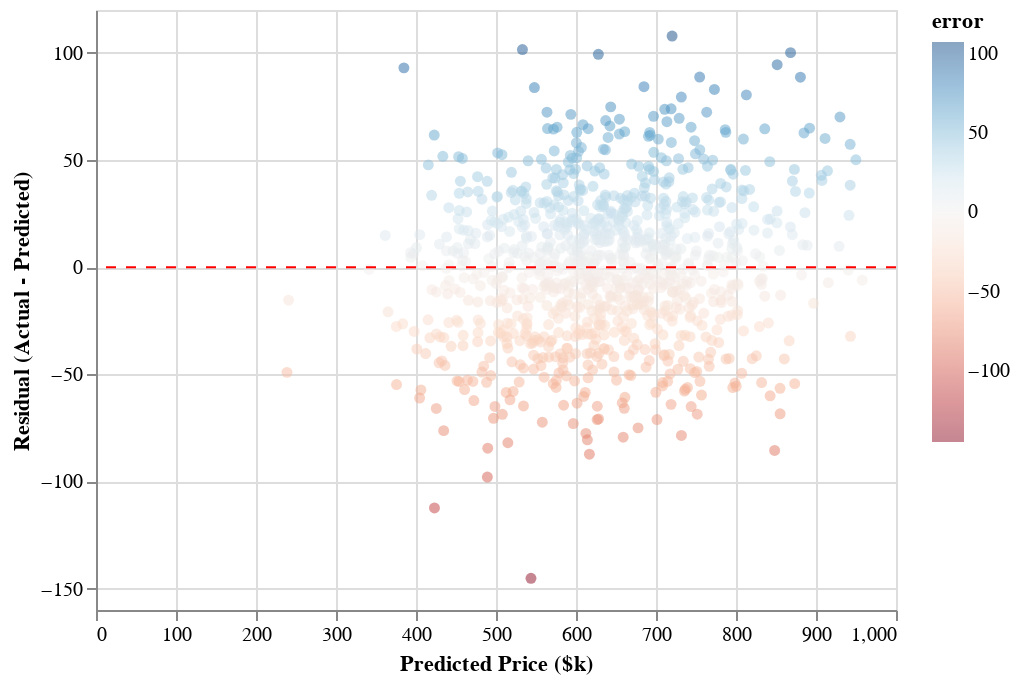

Here is the notebook cell this chart was saved with:
### Code cell
# Residual plot (errors vs predicted)
residual_chart = alt.Chart(pred_df).mark_circle(opacity=0.5).encode(
    x=alt.X('predicted:Q', title='Predicted Price ($k)'),
    y=alt.Y('error:Q', title='Residual (Actual - Predicted)'),
    color=alt.Color('error:Q', scale=alt.Scale(scheme='redblue', domainMid=0))
).properties(
    width=400,
    height=300
)

# Add zero line
zero_line = alt.Chart(pd.DataFrame({'y': [0]})).mark_rule(color='red', strokeDash=[5, 5]).encode(y='y:Q')

residual_chart + zero_line

### Figure 1 — Vega-Lite specification as saved in the notebook (floating-point values rounded to 4 significant figures; data arrays with more than 128 entries replaced by an {"elided": "..."} marker saying what was removed)
{"config": {"view": {"continuousWidth": 300, "continuousHeight": 300}}, "layer": [{"data": {"name": "data-b920f53089160fe7eafebf13d5452c3e"}, "mark": {"type": "circle", "opacity": 0.5}, "encoding": {"color": {"field": "error", "scale": {"domainMid": 0, "scheme": "redblue"}, "type": "quantitative"}, "x": {"field": "predicted", "title": "Predicted Price ($k)", "type": "quantitative"}, "y": {"field": "error", "title": "Residual (Actual - Predicted)", "type": "quantitative"}}}, {"data": {"name": "data-a0a55d106695e8d630baff0f16eee66d"}, "mark": {"type": "rule", "color": "red", "strokeDash": [5, 5]}, "encoding": {"y": {"field": "y", "type": "quantitative"}}}], "height": 300, "width": 400, "$schema": "https://vega.github.io/schema/vega-lite/v6.1.0.json", "datasets": {"data-b920f53089160fe7eafebf13d5452c3e": {"elided": "1000 records"}, "data-a0a55d106695e8d630baff0f16eee66d": [{"y": 0}]}}
